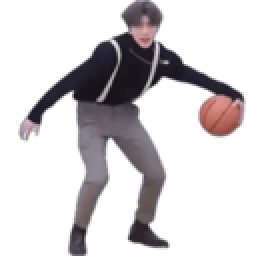
#> input picture cxk_right.png, 128 x 128 px (shown 2 times larger)
$ python main.py
#> lines starting #> are read from the running program, lines starting #| are printed output that depends on the picture
from PIL import Image
import numpy as np
import time


# 打开图像文件
image1 = Image.open("cxk_right.png")
#> image1 is the input picture: PIL image 128x128 RGBA; mean R, G, B, A 30, 26, 29.2, 67.1
image1 = image1.convert("RGB")  # 将图像转换为RGB模式
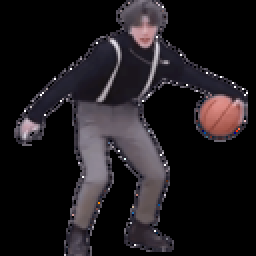
#> image1: PIL image 128x128 RGB (shown 2 times larger); mean R, G, B 30, 26, 29.2
# 获取图像的宽度和高度
width1, height1 = image1.size
#> width1 = 128; height1 = 128

# 打开图像文件
image2 = Image.open("cxk_left.png")
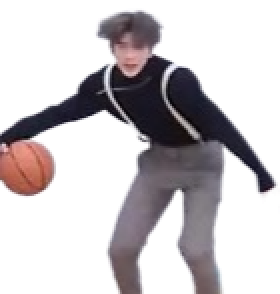
#> input picture cxk_left.png, 140 x 147 px (shown 2 times larger)
#> image2 is the input picture: PIL image 140x147 RGBA; mean R, G, B, A 41.2, 36.2, 39.6, 85.7
image2 = image2.convert("RGB")  # 将图像转换为RGB模式
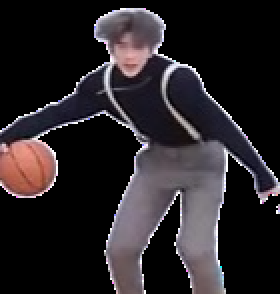
#> image2: PIL image 140x147 RGB (shown 2 times larger); mean R, G, B 41.2, 36.2, 39.6
# 获取图像的宽度和高度
width2, height2 = image2.size
#> width2 = 140; height2 = 147

# 颜色映射函数
def map_color(color):
    r, g, b = color
    # 根据 RGB 值计算最接近的 ANSI 颜色代码
    code = 16 + (36 * round(r / 255 * 5)) + (6 * round(g / 255 * 5)) + round(b / 255 * 5)
    return code

output1 = ""
for y in range(height1):
    for x in range(width1):
        pixel_color = image1.getpixel((x, y))
        ansi_code = f"\033[48;5;{map_color(pixel_color)}m  \033[0m"
        output1 += ansi_code
    output1 += "\n"

output2 = ""
for y2 in range(height2):
    for x2 in range(width2):
        pixel_color = image2.getpixel((x2, y2))
        ansi_code = f"\033[48;5;{map_color(pixel_color)}m  \033[0m"
        output2 += ansi_code
    output2 += "\n"

while True:
    print(output1)
    time.sleep(1)
#> (the run stopped early here; a loop or call above may not have finished)
